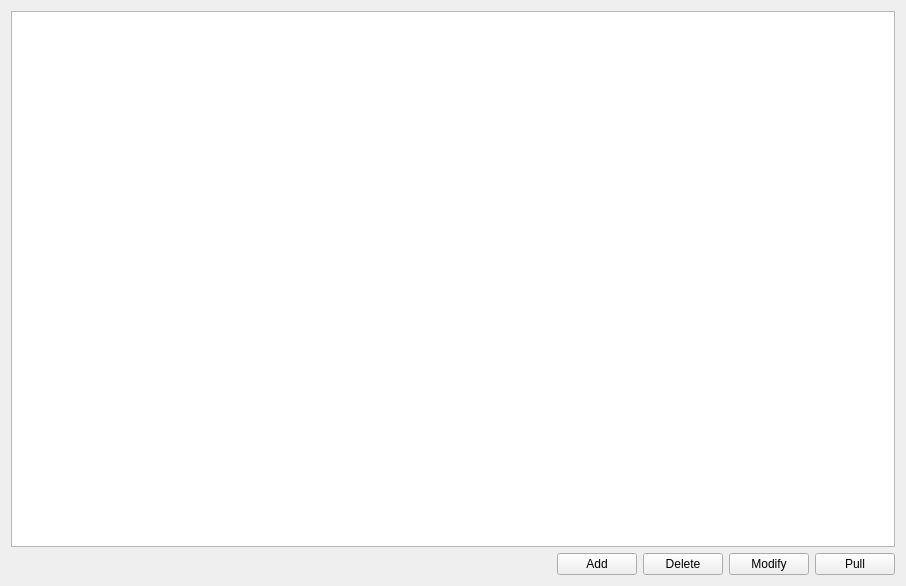
<?xml version="1.0" encoding="UTF-8"?>
<ui version="4.0">
 <class>RepositoryTab</class>
 <widget class="QWidget" name="RepositoryTab">
  <property name="geometry">
   <rect>
    <x>0</x>
    <y>0</y>
    <width>906</width>
    <height>586</height>
   </rect>
  </property>
  <property name="windowTitle">
   <string>Form</string>
  </property>
  <layout class="QVBoxLayout" name="verticalLayout">
   <item>
    <widget class="QTableView" name="view">
     <property name="selectionBehavior">
      <enum>QAbstractItemView::SelectRows</enum>
     </property>
     <property name="sortingEnabled">
      <bool>true</bool>
     </property>
     <attribute name="verticalHeaderVisible">
      <bool>false</bool>
     </attribute>
    </widget>
   </item>
   <item>
    <layout class="QHBoxLayout" name="horizontalLayout_2">
     <item>
      <spacer name="horizontalSpacer_2">
       <property name="orientation">
        <enum>Qt::Horizontal</enum>
       </property>
       <property name="sizeHint" stdset="0">
        <size>
         <width>40</width>
         <height>20</height>
        </size>
       </property>
      </spacer>
     </item>
     <item>
      <widget class="QPushButton" name="button_add">
       <property name="text">
        <string>Add</string>
       </property>
      </widget>
     </item>
     <item>
      <widget class="QPushButton" name="button_delete">
       <property name="text">
        <string>Delete</string>
       </property>
      </widget>
     </item>
     <item>
      <widget class="QPushButton" name="button_modify">
       <property name="text">
        <string>Modify</string>
       </property>
      </widget>
     </item>
     <item>
      <widget class="QPushButton" name="button_pull">
       <property name="text">
        <string>Pull</string>
       </property>
      </widget>
     </item>
    </layout>
   </item>
  </layout>
 </widget>
 <resources/>
 <connections/>
</ui>
